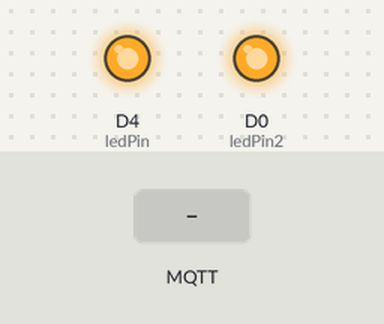
Recording of a sketch running on a simulated ESP8266 (NodeMCU). Shown: output pins drawn as LEDs (lit = HIGH). Inputs (shaded band) come from the test bench. WiFi joins after 1.5 s; servers stay silent unless stated; random numbers use the default seed unless the sketch sets one; no MQTT or app messages arrive unless stated; what the sketch prints to the serial monitor is not drawn.

Above: at 5.2 s.
5.3 s: MQTT message "true" arrives on the first subscribed topic
At 5.7 s:
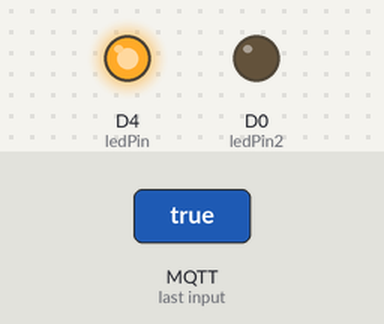
8.3 s: MQTT message "false" arrives on the first subscribed topic
At 9.2 s:
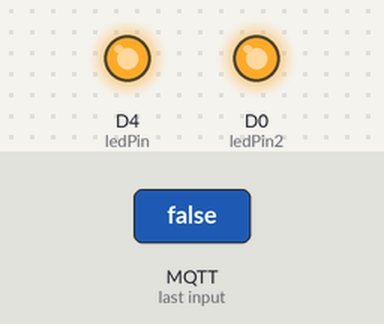
Timing chart, 0 to 11.3 s (numbered marks = the images above; inputs shaded):
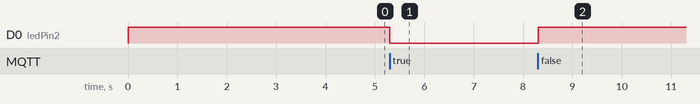

Measured:
- after the input at 5.3 s, D0 (ledPin2): HIGH → LOW at once
- after the input at 8.3 s, D0 (ledPin2): LOW → HIGH at once

The sketch:

nodemcu-mqtt-json.ino
```cpp
/*
 * Envio de JSON por MQTT
 * por: Hugo Escalpelo
 * Fecha: 15 de noviembre de 2021
 *
 * Este programa envía datos a por Internet a través del protocolo MQTT. Para poder
 * comprobar el funcionamiento de este programa, es necesario conectarse a un broker
 * y usar NodeRed para visualzar que la información se está recibiendo correctamente.
 * Este programa no requiere componentes adicionales.
 *
 * Este programa está basado en "Conexión básica por MQTT del NodeMCU" y explica como
 * enviar strings que contengan JSON para enviar mas de una variable a la vez.
 */

//Bibliotecas
#include <ESP8266WiFi.h>  // Biblioteca para el control de WiFi
#include <PubSubClient.h> //Biblioteca para conexion MQTT

//Datos de WiFi
const char* ssid = "Arknet16_2.4Gnormal";  // Aquí debes poner el nombre de tu red
const char* password = "96luam21";  // Aquí debes poner la contraseña de tu red

//Datos del broker MQTT
const char* mqtt_server = "192.168.1.1"; // Si estas en una red local, coloca la IP asignada, en caso contrario, coloca la IP publica
IPAddress server(192,168,1,1);

// Objeros
WiFiClient espClient; // Este objeto maneja los datos de conexion WiFi
PubSubClient client(espClient); // Este objeto maneja los datos de conexion al broker

// Variables
int ledPin = D4;  // Para indicar el estatus de conexión
int ledPin2 = D0; // Para mostrar mensajes recibidos
long timeNow, timeLast; // Variables de control de tiempo no bloqueante
int wait = 5000;  // Indica la espera cada 5 segundos para envío de mensajes MQTT

// Inicialización del programa
void setup() {
  // Iniciar comunicación serial
  Serial.begin (115200);
  pinMode (ledPin, OUTPUT);
  pinMode (ledPin2, OUTPUT);
  digitalWrite (ledPin, HIGH);
  digitalWrite (ledPin2, HIGH);

  Serial.println();
  Serial.println();
  Serial.print("Conectar a ");
  Serial.println(ssid);

  WiFi.begin(ssid, password); // Esta es la función que realiz la conexión a WiFi

  while (WiFi.status() != WL_CONNECTED) { // Este bucle espera a que se realice la conexión
    digitalWrite (ledPin, HIGH);
    delay(500); //dado que es de suma importancia esperar a la conexión, debe usarse espera bloqueante
    digitalWrite (ledPin, LOW);
    Serial.print(".");  // Indicador de progreso
    delay (5);
  }

  // Cuando se haya logrado la conexión, el programa avanzará, por lo tanto, puede informarse lo siguiente
  Serial.println();
  Serial.println("WiFi conectado");
  Serial.println("Direccion IP: ");
  Serial.println(WiFi.localIP());

  // Si se logro la conexión, encender led
  if (WiFi.status () > 0){
  digitalWrite (ledPin, HIGH);
  }

  delay (1000); // Esta espera es solo una formalidad antes de iniciar la comunicación con el broker

  // Conexión con el broker MQTT
  client.setServer(server, 1883); // Conectarse a la IP del broker en el puerto indicado
  client.setCallback(callback); // Activar función de CallBack, permite recibir mensajes MQTT y ejecutar funciones a partir de ellos
  delay(1500);  // Esta espera es preventiva, espera a la conexión para no perder información

  timeLast = millis (); // Inicia el control de tiempo
}// fin del void setup ()

// Cuerpo del programa, bucle principal
void loop() {
  //Verificar siempre que haya conexión al broker
  if (!client.connected()) {
    reconnect();  // En caso de que no haya conexión, ejecutar la función de reconexión, definida despues del void setup ()
  }// fin del if (!client.connected())
  client.loop(); // Esta función es muy importante, ejecuta de manera no bloqueante las funciones necesarias para la comunicación con el broker

  timeNow = millis(); // Control de tiempo para esperas no bloqueantes
  if (timeNow - timeLast > wait) { // Manda un mensaje por MQTT cada cinco segundos
    timeLast = timeNow; // Actualización de seguimiento de tiempo

    //Se construye el string correspondiente al JSON que contiene 3 variables
    String json = "{\"id\":\"Manuel\",\"temp\":"+String(random(18, 23))+",\"hum\":"+String(random (38,52))+"}";
    Serial.println(json); // Se imprime en monitor solo para poder visualizar que el string esta correctamente creado
    int str_len = json.length() + 1;//Se calcula la longitud del string
    char char_array[str_len];//Se crea un arreglo de caracteres de dicha longitud
    json.toCharArray(char_array, str_len);//Se convierte el string a char array
    client.publish("codigoIoT/esp32/dht", char_array); // Esta es la función que envía los datos por MQTT, especifica el tema y el valor
  }// fin del if (timeNow - timeLast > wait)
}// fin del void loop ()

// Funciones de usuario

// Esta función permite tomar acciones en caso de que se reciba un mensaje correspondiente a un tema al cual se hará una suscripción
void callback(char* topic, byte* message, unsigned int length) {

  // Indicar por serial que llegó un mensaje
  Serial.print("Llegó un mensaje en el tema: ");
  Serial.print(topic);

  // Concatenar los mensajes recibidos para conformarlos como una varialbe String
  String messageTemp; // Se declara la variable en la cual se generará el mensaje completo
  for (int i = 0; i < length; i++) {  // Se imprime y concatena el mensaje
    Serial.print((char)message[i]);
    messageTemp += (char)message[i];
  }

  // Se comprueba que el mensaje se haya concatenado correctamente
  Serial.println();
  Serial.print ("Mensaje concatenado en una sola variable: ");
  Serial.println (messageTemp);

  // En esta parte puedes agregar las funciones que requieras para actuar segun lo necesites al recibir un mensaje MQTT

  // Ejemplo, en caso de recibir el mensaje true - false, se cambiará el estado del led soldado en la placa.
  // El NodeMCU está suscrito al tema esp/output
  if (String(topic) == "esp32/output") {  // En caso de recibirse mensaje en el tema esp32/output
    if(messageTemp == "true"){
      Serial.println("Led encendido");
      digitalWrite(ledPin2, LOW);
    }// fin del if (String(topic) == "esp32/output")
    else if(messageTemp == "false"){
      Serial.println("Led apagado");
      digitalWrite(ledPin2, HIGH);
    }// fin del else if(messageTemp == "false")
  }// fin del if (String(topic) == "esp32/output")
}// fin del void callback

// Función para reconectarse
void reconnect() {
  // Bucle hasta lograr conexión
  while (!client.connected()) { // Pregunta si hay conexión
    Serial.print("Tratando de contectarse...");
    // Intentar reconexión
    if (client.connect("ESP8266Client")) { //Pregunta por el resultado del intento de conexión
      Serial.println("Conectado");
      client.subscribe("esp32/output"); // Esta función realiza la suscripción al tema
    }// fin del  if (client.connect("ESP8266Client"))
    else {  //en caso de que la conexión no se logre
      Serial.print("Conexion fallida, Error rc=");
      Serial.print(client.state()); // Muestra el codigo de error
      Serial.println(" Volviendo a intentar en 5 segundos");
      // Espera de 5 segundos bloqueante
      delay(5000);
      Serial.println (client.connected ()); // Muestra estatus de conexión
    }// fin del else
  }// fin del bucle while (!client.connected())
}// fin de void reconnect(
```
